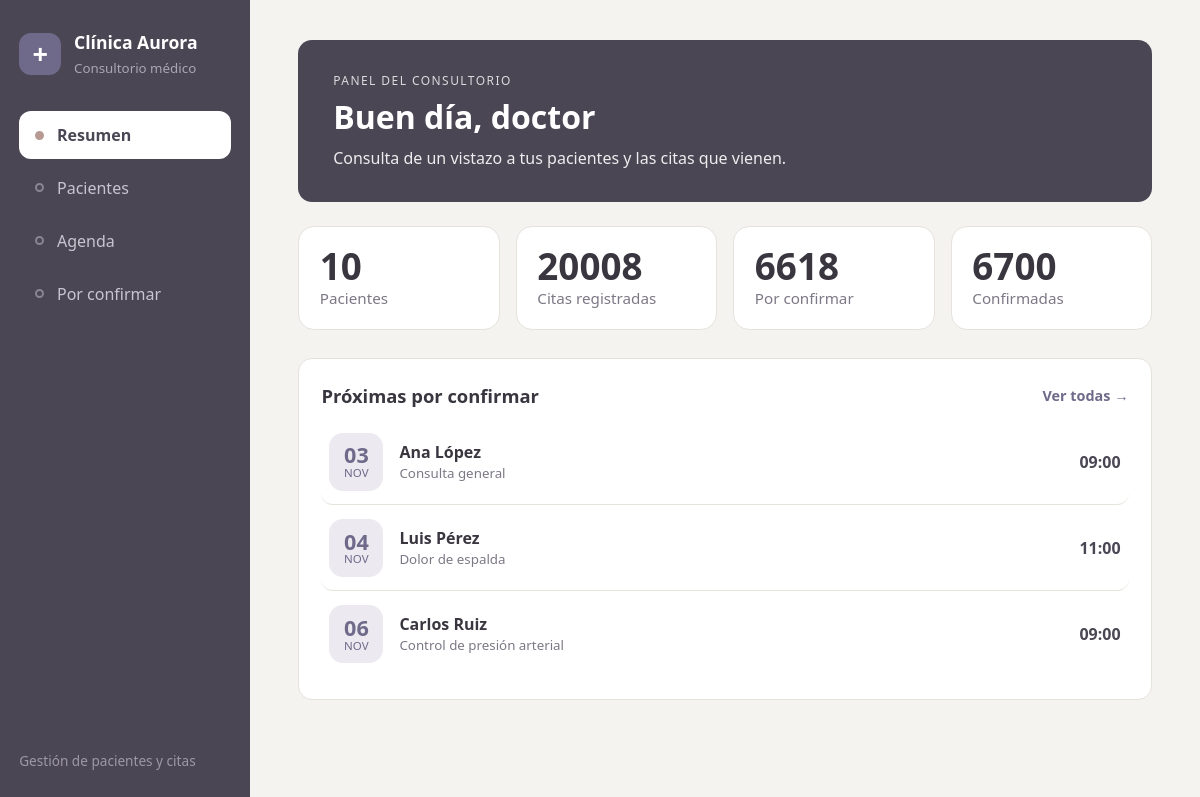
The page / on the database its author committed.
### citas/models.py (models this page shows, shortened)
class Cita(models.Model):
    PENDIENTE = "Pendiente"
    CONFIRMADA = "Confirmada"
    CANCELADA = "Cancelada"
    ESTADOS = [
        (PENDIENTE, "Pendiente"),
        (CONFIRMADA, "Confirmada"),
        (CANCELADA, "Cancelada"),
    ]
    paciente = models.ForeignKey(
        Paciente, on_delete=models.CASCADE, related_name="citas"
    )
    fecha = models.DateField()
    hora = models.TimeField()
    motivo = models.CharField(max_length=200)
    estado = models.CharField(max_length=10, choices=ESTADOS, default=PENDIENTE)
    class Meta:
        ordering = ["fecha", "hora"]

class Paciente(models.Model):
    nombre = models.CharField(max_length=100)
    apellido = models.CharField(max_length=100)
    edad = models.IntegerField()
    telefono = models.CharField(max_length=20)
    correo = models.EmailField()
    class Meta:
        ordering = ["apellido", "nombre"]
    def __str__(self):
        return f"{self.nombre} {self.apellido}"

### citas/views.py (the view)
# urls.py: path("", views.inicio, name="inicio"),
def inicio(request):
    pendientes = Cita.objects.select_related("paciente").filter(estado=Cita.PENDIENTE)
    contexto = {
        "total_pacientes": Paciente.objects.count(),
        "total_citas": Cita.objects.count(),
        "total_pendientes": pendientes.count(),
        "total_confirmadas": Cita.objects.filter(estado=Cita.CONFIRMADA).count(),
        "proximas": pendientes[:3],
    }
    return render(request, "citas/inicio.html", contexto)

### citas/templates/citas/inicio.html (shortened to what this page needs)
{% extends "citas/base.html" %}
{% block contenido %}
<section class="portada">
    <p class="sobretitulo">Panel del consultorio</p>
    <h1>Buen día, doctor</h1>
    <p>Consulta de un vistazo a tus pacientes y las citas que vienen.</p>
</section>
<section class="metricas">
    <a class="metrica" href="{% url 'lista_pacientes' %}">
        <span class="metrica-numero">{{ total_pacientes }}</span>
        <span class="metrica-texto">Pacientes</span>
    </a>
    <a class="metrica" href="{% url 'lista_citas' %}">
        <span class="metrica-numero">{{ total_citas }}</span>
        <span class="metrica-texto">Citas registradas</span>
    </a>
    <a class="metrica metrica-aviso" href="{% url 'citas_pendientes' %}">
        <span class="metrica-numero">{{ total_pendientes }}</span>
        <span class="metrica-texto">Por confirmar</span>
    </a>
    <div class="metrica metrica-ok">
        <span class="metrica-numero">{{ total_confirmadas }}</span>
        <span class="metrica-texto">Confirmadas</span>
    </div>
</section>
<section class="bloque">
    <div class="bloque-cabecera">
        <h2>Próximas por confirmar</h2>
        <a href="{% url 'citas_pendientes' %}" class="enlace-flecha">Ver todas →</a>
    </div>
    {% for c in proximas %}
    <a class="fila-cita" href="{% url 'detalle_paciente' c.paciente.id %}">
        <span class="fecha-chip"><b>{{ c.fecha|date:"d" }}</b>{{ c.fecha|date:"M" }}</span>
        <span class="fila-info">
            <strong>{{ c.paciente }}</strong>
            <small>{{ c.motivo }}</small>
        </span>
        <span class="hora">{{ c.hora|time:"H:i" }}</span>
    </a>
    {% empty %}
    <p class="vacio">No hay citas por confirmar.</p>
    {% endfor %}
</section>
{% endblock %}

### citas/templates/citas/base.html (shortened to what this page needs)
{% load static %}
<!DOCTYPE html>
<html lang="es">
<head>
    <link rel="stylesheet" href="{% static 'citas/css/estilos.css' %}">
</head>
<body>
    <aside class="lateral">
        <div class="marca">
            <span class="marca-icono">+</span>
            <div>
                <strong>Clínica Aurora</strong>
                <small>Consultorio médico</small>
            </div>
        </div>
        <nav class="navegacion">
            <a href="{% url 'inicio' %}" class="{% if request.path == '/' %}activo{% endif %}">
                <span class="punto"></span>Resumen
            </a>
            <a href="{% url 'lista_pacientes' %}" class="{% if '/pacientes' in request.path %}activo{% endif %}">
                <span class="punto"></span>Pacientes
            </a>
            <a href="{% url 'lista_citas' %}" class="{% if request.path == '/citas/' %}activo{% endif %}">
                <span class="punto"></span>Agenda
            </a>
            <a href="{% url 'citas_pendientes' %}" class="{% if 'pendientes' in request.path %}activo{% endif %}">
                <span class="punto"></span>Por confirmar
            </a>
        </nav>
        <p class="lateral-pie">Gestión de pacientes y citas</p>
    </aside>
    <main class="principal">
        {% block contenido %}{% endblock %}
    </main>
</body>
</html>

### citas/static/citas/css/estilos.css (style rules this page uses)
:root { --fondo: #f5f3f0; --papel: #ffffff; --tinta: #3a3640; --suave: #7d7885; --linea: #e6e2dc; --lateral: #4a4654; --lateral-claro: #5d5869; --acento: #6f6a8a; --coral: #b79a94; --ambar: #c4a974; --verde: #86a897; --radio: 16px; --sombra: none; }
* { box-sizing: border-box; margin: 0; padding: 0; }
body { font-family: "Trebuchet MS", "Segoe UI", sans-serif; background: var(--fondo); color: var(--tinta); line-height: 1.5; min-height: 100vh; }
a { color: inherit; text-decoration: none; }
.lateral { position: fixed; inset: 0 auto 0 0; width: 250px; background: var(--lateral); color: #e4e1e8; padding: 1.8rem 1.2rem; display: flex; flex-direction: column; gap: 2rem; z-index: 20; }
.marca { display: flex; align-items: center; gap: 0.8rem; }
.marca strong { display: block; color: #fff; font-size: 1.1rem; }
.marca small { color: #aaa6b3; }
.marca-icono { width: 42px; height: 42px; border-radius: 12px; background: var(--acento); display: grid; place-items: center; font-size: 1.7rem; font-weight: bold; color: #fff; }
.navegacion { display: flex; flex-direction: column; gap: 0.3rem; }
.navegacion a { display: flex; align-items: center; gap: 0.8rem; padding: 0.75rem 1rem; border-radius: 12px; color: #c9c5d0; transition: background 0.2s, color 0.2s; }
.navegacion .punto { width: 9px; height: 9px; border-radius: 50%; border: 2px solid #8a8594; }
.navegacion a.activo { background: #fff; color: var(--lateral); font-weight: bold; }
.navegacion a.activo .punto { background: var(--coral); border-color: var(--coral); }
.lateral-pie { margin-top: auto; font-size: 0.85rem; color: #9d98a6; }
.principal { margin-left: 250px; padding: 2.5rem 3rem 3rem; max-width: 1100px; }
.portada { background: var(--lateral); color: #fff; border-radius: 14px; padding: 2rem 2.2rem; margin-bottom: 1.5rem; }
.sobretitulo { text-transform: uppercase; letter-spacing: 0.12em; font-size: 0.75rem; opacity: 0.8; }
.portada h1 { font-size: 2rem; margin: 0.2rem 0 0.3rem; }
.portada p:last-child { opacity: 0.9; }
.metricas { display: grid; grid-template-columns: repeat(auto-fit, minmax(170px, 1fr)); gap: 1rem; margin-bottom: 1.8rem; }
.metrica { background: var(--papel); border-radius: var(--radio); padding: 1.2rem 1.3rem; box-shadow: var(--sombra); display: flex; flex-direction: column; border: 1px solid var(--linea); transition: transform 0.2s; }
.metrica-numero { font-size: 2.3rem; font-weight: bold; line-height: 1.1; }
.metrica-texto { color: var(--suave); font-size: 0.95rem; }
.bloque { background: var(--papel); border: 1px solid var(--linea); border-radius: 14px; padding: 1.4rem; box-shadow: var(--sombra); margin-top: 1.5rem; }
.bloque-cabecera { display: flex; justify-content: space-between; align-items: center; margin-bottom: 0.6rem; }
.bloque-cabecera h2 { font-size: 1.15rem; }
.enlace-flecha { color: var(--acento); font-weight: bold; font-size: 0.9rem; }
.fila-cita { display: flex; align-items: center; gap: 1rem; padding: 0.85rem 0.5rem; border-bottom: 1px solid var(--linea); }
.fila-cita:last-child { border-bottom: none; }
a.fila-cita { border-radius: 12px; transition: background 0.2s; }
.fila-info { flex: 1; display: flex; flex-direction: column; min-width: 0; }
.fila-info small { color: var(--suave); }
.fecha-chip { width: 54px; height: 58px; border-radius: 14px; background: #eceaf0; color: var(--acento); display: flex; flex-direction: column; align-items: center; justify-content: center; font-size: 0.72rem; text-transform: uppercase; line-height: 1.1; flex-shrink: 0; }
.fecha-chip b { font-size: 1.35rem; }
.hora { font-weight: bold; color: var(--lateral); }

### rows shown on the page
Cita: fecha "03", fecha "NOV", paciente "Ana López", motivo "Consulta general", hora "09:00"
Cita: fecha "04", fecha "NOV", paciente "Luis Pérez", motivo "Dolor de espalda", hora "11:00"
Cita: fecha "06", fecha "NOV", paciente "Carlos Ruiz", motivo "Control de presión arterial", hora "09:00"

### other values the page prints
{{ total_pacientes }} "10"
{{ total_citas }} "20008"
{{ total_pendientes }} "6618"
{{ total_confirmadas }} "6700"
